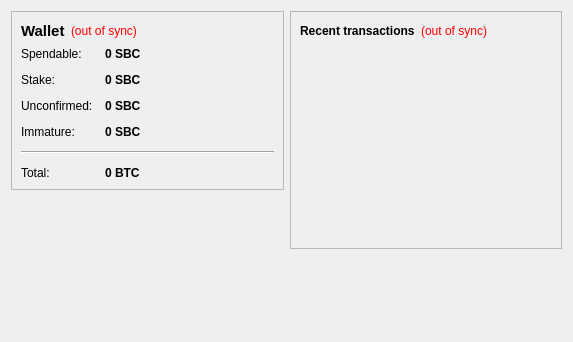
<?xml version="1.0" encoding="UTF-8"?>
<ui version="4.0">
 <class>OverviewPage</class>
 <widget class="QWidget" name="OverviewPage">
  <property name="geometry">
   <rect>
    <x>0</x>
    <y>0</y>
    <width>573</width>
    <height>342</height>
   </rect>
  </property>
  <property name="windowTitle">
   <string>Form</string>
  </property>
  <layout class="QHBoxLayout" name="horizontalLayout" stretch="1,1">
   <item>
    <layout class="QVBoxLayout" name="verticalLayout_2">
     <item>
      <widget class="QFrame" name="frame">
       <property name="frameShape">
        <enum>QFrame::StyledPanel</enum>
       </property>
       <property name="frameShadow">
        <enum>QFrame::Raised</enum>
       </property>
       <layout class="QVBoxLayout" name="verticalLayout_4">
        <item>
         <layout class="QHBoxLayout" name="horizontalLayout_4">
          <item>
           <widget class="QLabel" name="label_5">
            <property name="font">
             <font>
              <pointsize>11</pointsize>
              <weight>75</weight>
              <bold>true</bold>
             </font>
            </property>
            <property name="text">
             <string>Wallet</string>
            </property>
           </widget>
          </item>
          <item>
           <widget class="QLabel" name="labelWalletStatus">
            <property name="toolTip">
             <string>The displayed information may be out of date. Your wallet automatically synchronizes with the SSBCcoin network after a connection is established, but this process has not completed yet.</string>
            </property>
            <property name="styleSheet">
             <string notr="true">QLabel { color: red; }</string>
            </property>
            <property name="text">
             <string notr="true">(out of sync)</string>
            </property>
            <property name="alignment">
             <set>Qt::AlignLeading|Qt::AlignLeft|Qt::AlignVCenter</set>
            </property>
           </widget>
          </item>
          <item>
           <spacer name="horizontalSpacer_2">
            <property name="orientation">
             <enum>Qt::Horizontal</enum>
            </property>
            <property name="sizeHint" stdset="0">
             <size>
              <width>40</width>
              <height>20</height>
             </size>
            </property>
           </spacer>
          </item>
         </layout>
        </item>
        <item>
         <layout class="QFormLayout" name="formLayout_2">
          <property name="fieldGrowthPolicy">
           <enum>QFormLayout::AllNonFixedFieldsGrow</enum>
          </property>
          <property name="horizontalSpacing">
           <number>12</number>
          </property>
          <property name="verticalSpacing">
           <number>12</number>
          </property>
          <item row="0" column="0">
           <widget class="QLabel" name="label">
            <property name="text">
             <string>Spendable:</string>
            </property>
           </widget>
          </item>
          <item row="0" column="1">
           <widget class="QLabel" name="labelBalance">
            <property name="font">
             <font>
              <weight>75</weight>
              <bold>true</bold>
             </font>
            </property>
            <property name="cursor">
             <cursorShape>IBeamCursor</cursorShape>
            </property>
            <property name="toolTip">
             <string>Your current spendable balance</string>
            </property>
            <property name="text">
             <string notr="true">0 SBC</string>
            </property>
            <property name="textInteractionFlags">
             <set>Qt::LinksAccessibleByMouse|Qt::TextSelectableByKeyboard|Qt::TextSelectableByMouse</set>
            </property>
           </widget>
          </item>
          <item row="1" column="0">
           <widget class="QLabel" name="label_6">
            <property name="text">
             <string>Stake:</string>
            </property>
           </widget>
          </item>
          <item row="1" column="1">
           <widget class="QLabel" name="labelStake">
            <property name="font">
             <font>
              <weight>75</weight>
              <bold>true</bold>
             </font>
            </property>
            <property name="cursor">
             <cursorShape>IBeamCursor</cursorShape>
            </property>
            <property name="toolTip">
             <string>Total of coins that was staked, and do not yet count toward the current balance</string>
            </property>
            <property name="text">
             <string notr="true">0 SBC</string>
            </property>
            <property name="textInteractionFlags">
             <set>Qt::LinksAccessibleByMouse|Qt::TextSelectableByKeyboard|Qt::TextSelectableByMouse</set>
            </property>
           </widget>
          </item>
          <item row="2" column="0">
           <widget class="QLabel" name="label_3">
            <property name="text">
             <string>Unconfirmed:</string>
            </property>
           </widget>
          </item>
          <item row="2" column="1">
           <widget class="QLabel" name="labelUnconfirmed">
            <property name="font">
             <font>
              <weight>75</weight>
              <bold>true</bold>
             </font>
            </property>
            <property name="cursor">
             <cursorShape>IBeamCursor</cursorShape>
            </property>
            <property name="toolTip">
             <string>Total of transactions that have yet to be confirmed, and do not yet count toward the current balance</string>
            </property>
            <property name="text">
             <string notr="true">0 SBC</string>
            </property>
            <property name="textInteractionFlags">
             <set>Qt::LinksAccessibleByMouse|Qt::TextSelectableByKeyboard|Qt::TextSelectableByMouse</set>
            </property>
           </widget>
          </item>
          <item row="3" column="0">
           <widget class="QLabel" name="labelImmatureText">
            <property name="text">
             <string>Immature:</string>
            </property>
           </widget>
          </item>
          <item row="3" column="1">
           <widget class="QLabel" name="labelImmature">
            <property name="font">
             <font>
              <weight>75</weight>
              <bold>true</bold>
             </font>
            </property>
            <property name="toolTip">
             <string>Mined balance that has not yet matured</string>
            </property>
            <property name="text">
             <string notr="true">0 SBC</string>
            </property>
            <property name="textInteractionFlags">
             <set>Qt::LinksAccessibleByMouse|Qt::TextSelectableByKeyboard|Qt::TextSelectableByMouse</set>
            </property>
           </widget>
          </item>
          <item row="4" column="0" colspan="2">
           <widget class="Line" name="line">
            <property name="orientation">
             <enum>Qt::Horizontal</enum>
            </property>
           </widget>
          </item>
          <item row="5" column="0">
           <widget class="QLabel" name="labelTotalText">
            <property name="text">
             <string>Total:</string>
            </property>
           </widget>
          </item>
          <item row="5" column="1">
           <widget class="QLabel" name="labelTotal">
            <property name="font">
             <font>
              <weight>75</weight>
              <bold>true</bold>
             </font>
            </property>
            <property name="cursor">
             <cursorShape>IBeamCursor</cursorShape>
            </property>
            <property name="toolTip">
             <string>Your current total balance</string>
            </property>
            <property name="text">
             <string notr="true">0 BTC</string>
            </property>
            <property name="textInteractionFlags">
             <set>Qt::LinksAccessibleByMouse|Qt::TextSelectableByKeyboard|Qt::TextSelectableByMouse</set>
            </property>
           </widget>
          </item>
         </layout>
        </item>
       </layout>
      </widget>
     </item>
     <item>
      <spacer name="verticalSpacer">
       <property name="orientation">
        <enum>Qt::Vertical</enum>
       </property>
       <property name="sizeHint" stdset="0">
        <size>
         <width>20</width>
         <height>40</height>
        </size>
       </property>
      </spacer>
     </item>
    </layout>
   </item>
   <item>
    <layout class="QVBoxLayout" name="verticalLayout_3">
     <item>
      <widget class="QFrame" name="frame_2">
       <property name="frameShape">
        <enum>QFrame::StyledPanel</enum>
       </property>
       <property name="frameShadow">
        <enum>QFrame::Raised</enum>
       </property>
       <layout class="QVBoxLayout" name="verticalLayout">
        <item>
         <layout class="QHBoxLayout" name="horizontalLayout_2">
          <item>
           <widget class="QLabel" name="label_4">
            <property name="text">
             <string>&lt;b&gt;Recent transactions&lt;/b&gt;</string>
            </property>
           </widget>
          </item>
          <item>
           <widget class="QLabel" name="labelTransactionsStatus">
            <property name="toolTip">
             <string>The displayed information may be out of date. Your wallet automatically synchronizes with the SSBCcoin network after a connection is established, but this process has not completed yet.</string>
            </property>
            <property name="styleSheet">
             <string notr="true">QLabel { color: red; }</string>
            </property>
            <property name="text">
             <string notr="true">(out of sync)</string>
            </property>
            <property name="alignment">
             <set>Qt::AlignRight|Qt::AlignTrailing|Qt::AlignVCenter</set>
            </property>
           </widget>
          </item>
          <item>
           <spacer name="horizontalSpacer">
            <property name="orientation">
             <enum>Qt::Horizontal</enum>
            </property>
            <property name="sizeHint" stdset="0">
             <size>
              <width>40</width>
              <height>20</height>
             </size>
            </property>
           </spacer>
          </item>
         </layout>
        </item>
        <item>
         <widget class="QListView" name="listTransactions">
          <property name="styleSheet">
           <string notr="true">QListView { background: transparent; }</string>
          </property>
          <property name="frameShape">
           <enum>QFrame::NoFrame</enum>
          </property>
          <property name="verticalScrollBarPolicy">
           <enum>Qt::ScrollBarAlwaysOff</enum>
          </property>
          <property name="horizontalScrollBarPolicy">
           <enum>Qt::ScrollBarAlwaysOff</enum>
          </property>
          <property name="selectionMode">
           <enum>QAbstractItemView::NoSelection</enum>
          </property>
         </widget>
        </item>
       </layout>
      </widget>
     </item>
     <item>
      <spacer name="verticalSpacer_2">
       <property name="orientation">
        <enum>Qt::Vertical</enum>
       </property>
       <property name="sizeHint" stdset="0">
        <size>
         <width>20</width>
         <height>40</height>
        </size>
       </property>
      </spacer>
     </item>
    </layout>
   </item>
  </layout>
 </widget>
 <resources/>
 <connections/>
</ui>
